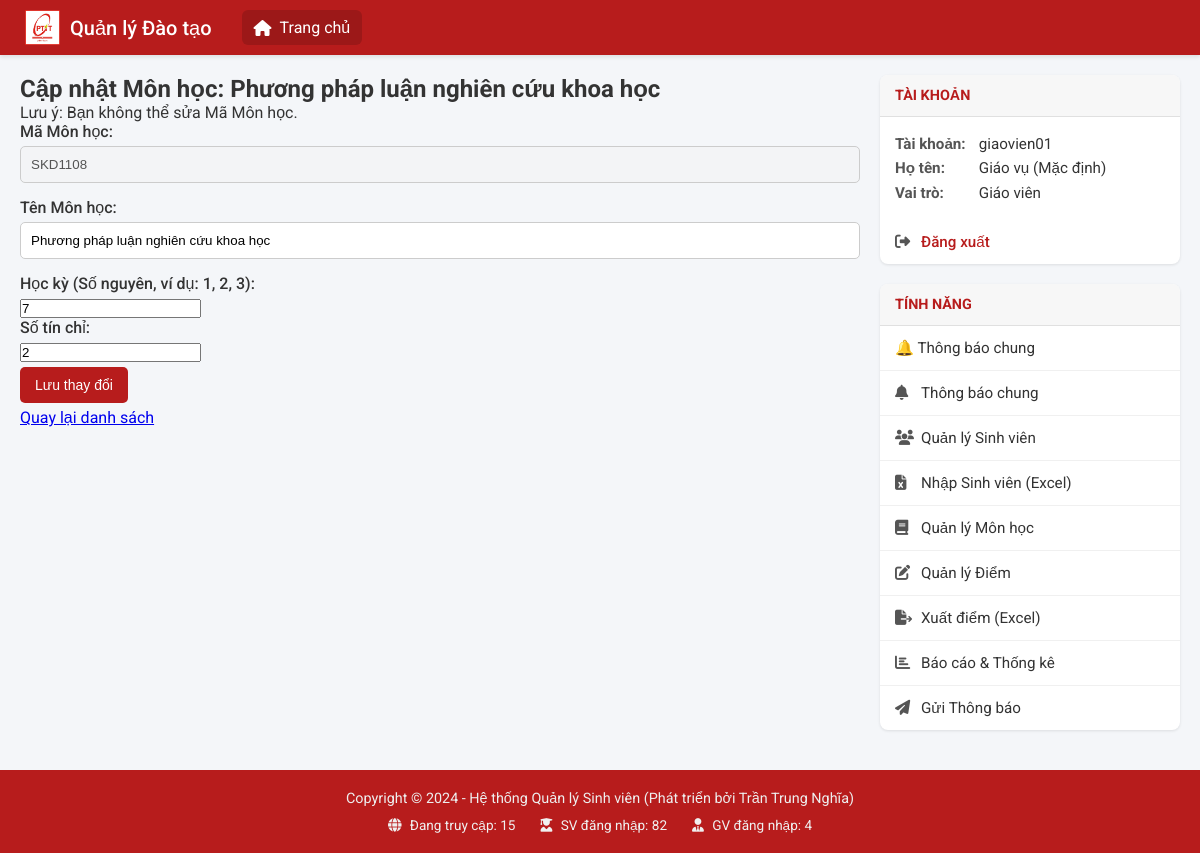
Page /admin/courses/edit/SKD1108 (signed in) on the committed database.
### api/index.py (models this page shows, shortened)
class MonHoc(db.Model):
    __tablename__ = 'mon_hoc'
    ma_mh = db.Column(db.String(50), primary_key=True)
    ten_mh = db.Column(db.String(100), nullable=False)
    so_tin_chi = db.Column(db.Integer, nullable=False)
    hoc_ky = db.Column(db.Integer, nullable=False, default=1)
    ket_qua_list = db.relationship('KetQua', backref='mon_hoc', lazy=True, cascade='all, delete-orphan', foreign_keys='KetQua.ma_mh')

class TaiKhoan(UserMixin, db.Model):
    __tablename__ = 'tai_khoan'
    username = db.Column(db.String(50), primary_key=True)
    password = db.Column(db.String(255), nullable=False)
    vai_tro = db.Column(db.Enum(VaiTroEnum), nullable=False)

class GiaoVien(db.Model):
    __tablename__ = 'giao_vien'
    ma_gv = db.Column(db.String(50), db.ForeignKey('tai_khoan.username', ondelete='CASCADE'), primary_key=True)
    ho_ten = db.Column(db.String(100), nullable=False, default='Giáo viên')
    gioi_tinh = db.Column(db.String(10), nullable=True)
    ngay_sinh = db.Column(db.Date, nullable=True)
    so_dien_thoai = db.Column(db.String(20), nullable=True)
    email = db.Column(db.String(150), unique=True, nullable=True)
    dia_chi = db.Column(db.String(255), nullable=True)
    anh_dai_dien = db.Column(db.String(255), nullable=True)
    bo_mon_khoa = db.Column(db.String(100), nullable=True)
    chuc_vu = db.Column(db.String(100), nullable=True)
    trinh_do_hoc_van = db.Column(db.String(100), nullable=True)
    linh_vuc = db.Column(db.Text, nullable=True)
    mon_hoc_phu_trach = db.Column(db.Text, nullable=True)
    so_nam_kinh_nghiem = db.Column(db.Integer, nullable=True)
    tai_khoan = db.relationship('TaiKhoan',
                                backref=db.backref('giao_vien', uselist=False, cascade='all, delete-orphan'),
                                foreign_keys=[ma_gv])

### api/index.py (the view, shortened to what this page needs)
@app.route('/admin/courses/edit/<ma_mh>', methods=['GET', 'POST'])
@login_required
@role_required(VaiTroEnum.GIAOVIEN)
def admin_edit_course(ma_mh):
    course = MonHoc.query.get_or_404(ma_mh)
    return render_template('admin_edit_course.html', course=course)

### api/index.py (called while the page is built)
@login_manager.user_loader
def load_user(user_id):
    return TaiKhoan.query.get(user_id)

def role_required(vai_tro_enum):
    def decorator(f):
        @wraps(f)
        def decorated_function(*args, **kwargs):
            if not current_user.is_authenticated:
                return redirect(url_for('login'))
            if current_user.vai_tro != vai_tro_enum:
                abort(403)
            return f(*args, **kwargs)
        return decorated_function
    return decorator

### templates/admin_edit_course.html (shortened to what this page needs)
{% extends "_layout.html" %}
{% block content %}
    <h2>Cập nhật Môn học: {{ course.ten_mh }}</h2>
    <p>Lưu ý: Bạn không thể sửa Mã Môn học. </p>
    <form method="POST" action="{{ url_for('admin_edit_course', ma_mh=course.ma_mh) }}">
        <p>
            <label>Mã Môn học:</label>
            <input type="text" name="ma_mh" value="{{ course.ma_mh }}" disabled>
        </p>
        <p>
            <label>Tên Môn học:</label>
            <input type="text" name="ten_mh" value="{{ course.ten_mh }}" required>
        </p>
        <p>
            <label>Học kỳ (Số nguyên, ví dụ: 1, 2, 3):</label>
            <input type="number" name="hoc_ky" value="{{ course.hoc_ky }}" min="1" required>
        </p>
        <p>
            <label>Số tín chỉ:</label>
            <input type="number" name="so_tin_chi" value="{{ course.so_tin_chi }}" min="1" required>
        </p>
        <p>
            <input type="submit" value="Lưu thay đổi">
        </p>
    </form>
    <a href="{{ url_for('admin_manage_courses') }}">Quay lại danh sách</a>
{% endblock %}

### templates/_layout.html (shortened to what this page needs)
<!DOCTYPE html>
<html lang="vi">
<head>
    <link rel="stylesheet" href="https://cdnjs.cloudflare.com/ajax/libs/font-awesome/6.5.1/css/all.min.css">
</head>
<body>
    <header class="app-header">
        <div class="header-logo">
            <img src="{{ url_for('static', filename='logo.png') }}" alt="Logo">
            <a href="{{ url_for('home') }}" class="header-logo-text">Quản lý Đào tạo</a>
        </div>
        <nav class="header-nav">
            <a href="{{ url_for('home') }}" class="active">
                <i class="fa-solid fa-house"></i>
                <span>Trang chủ</span>
            </a>
            </nav>
    </header>
    <div class="app-container">
        <main class="main-content">
            {% block content %}{% endblock %}
        </main>
        <aside class="sidebar-right">
    {% if current_user.is_authenticated %}
        <div class="sidebar-group">
            <h3 class="sidebar-header">Tài khoản</h3>
            <div class="sidebar-content">
                <strong>Tài khoản:</strong> {{ current_user.username }}<br>
                <strong>Họ tên:</strong>
                        {% if current_user.sinh_vien %}
                            {{ current_user.sinh_vien.ho_ten }}
                        {% elif current_user.giao_vien %}
                            {{ current_user.giao_vien.ho_ten }}
                        {% else %}
                            N/A
                        {% endif %}
                        <br>
                <strong>Vai trò:</strong> {{ 'Sinh viên' if current_user.vai_tro.value == 'SINHVIEN' else 'Giáo viên' }}
            </div>
            <nav class="sidebar-nav">
                <a href="{{ url_for('logout') }}" class="logout-link">
                    <i class="fa-solid fa-right-from-bracket"></i>
                    Đăng xuất
                </a>
            </nav>
        </div>
        <div class="sidebar-group">
            <h3 class="sidebar-header">Tính năng</h3>
            <nav class="sidebar-nav">
            {% if current_user.vai_tro.value == 'SINHVIEN' %}
                <a href="{{ url_for('student_dashboard') }}"><i class="fa-solid fa-bell"></i> Thông báo</a>
                <a href="{{ url_for('student_profile') }}"><i class="fa-solid fa-user-pen"></i> Thông tin cá nhân</a>
                <a href="#"><i class="fa-solid fa-book-open"></i> Chương trình học</a>
                <a href="{{ url_for('student_grades') }}"><i class="fa-solid fa-chart-simple"></i> Xem điểm & GPA</a>
                <a href="#"><i class="fa-solid fa-calendar-days"></i> Xem lịch học</a>
                <a href="#"><i class="fa-solid fa-file-pen"></i> Đăng ký môn học</a>
            {% elif current_user.vai_tro.value == 'GIAOVIEN' %}
<a href="{{ url_for('thong_bao_chung') }}">🔔 Thông báo chung</a>
                   <a href="{{ url_for('admin_dashboard') }}"><i class="fa-solid fa-bell"></i> Thông báo chung</a>
                    <a href="{{ url_for('admin_manage_students') }}"><i class="fa-solid fa-users"></i> Quản lý Sinh viên</a>
                    <a href="{{ url_for('admin_import_students') }}"><i class="fa-solid fa-file-excel"></i> Nhập Sinh viên (Excel)</a>
                    <a href="{{ url_for('admin_manage_courses') }}"><i class="fa-solid fa-book"></i> Quản lý Môn học</a>
                    <a href="{{ url_for('admin_manage_grades') }}"><i class="fa-solid fa-pen-to-square"></i> Quản lý Điểm</a>
                    <a href="{{ url_for('admin_export_grades') }}" class="nav-link"><i class="fa-solid fa-file-export"></i> Xuất điểm (Excel)</a>
                    <a href="{{ url_for('admin_reports_index') }}"><i class="fa-solid fa-chart-bar"></i> Báo cáo & Thống kê</a>
                    <a href="{{ url_for('admin_send_notification') }}"><i class="fa-solid fa-paper-plane"></i> Gửi Thông báo</a>
                {% endif %}
            </nav>
        </div>
    {% endif %}
</aside>
    </div>
    <footer class="app-footer">
        <p>Copyright &copy; 2024 - Hệ thống Quản lý Sinh viên (Phát triển bởi Trần Trung Nghĩa)</p>
        <div class="footer-stats">
            <span><i class="fa-solid fa-globe"></i> Đang truy cập: 15</span>
            <span><i class="fa-solid fa-user-graduate"></i> SV đăng nhập: 82</span>
            <span><i class="fa-solid fa-user-tie"></i> GV đăng nhập: 4</span>
        </div>
    </footer>
</body>
</html>

### templates/_layout.html (style rules this page uses)
.btn, input[type="submit"], .btn-export { display: inline-block; padding: 8px 15px; background-color: var(--primary-color); color: white; font-weight: bold; border: none; border-radius: 5px; cursor: pointer; text-decoration: none; font-size: 14px; text-align: center; transition: background-color 0.2s, opacity 0.2s; margin: 5px 0; }
:root { --primary-color: #b71c1c; --light-gray: #f4f6f9; --border-color: #e0e0e0; --card-shadow: 0 1px 3px rgba(0,0,0,0.1); }
* { box-sizing: border-box; margin: 0; padding: 0; }
html { height: 100%; }
body { font-family: 'Roboto', sans-serif; background-color: var(--light-gray); display: flex; flex-direction: column; min-height: 100vh; color: #333; }
.app-header { background-color: var(--primary-color); color: white; padding: 0 25px; display: flex; align-items: center; height: 55px; box-shadow: 0 2px 4px rgba(0,0,0,0.1); }
.header-logo { display: flex; align-items: center; gap: 10px; }
.header-logo img { height: 35px; }
.header-logo-text { font-size: 1.25rem; font-weight: 500; color: white; text-decoration: none; }
.header-nav { margin-left: 30px; display: flex; gap: 15px; }
.header-nav a { color: white; text-decoration: none; font-size: 1rem; display: flex; align-items: center; gap: 8px; padding: 8px 12px; border-radius: 6px; transition: background-color 0.2s; }
.header-nav a:hover, .header-nav a.active { background-color: rgba(0,0,0,0.15); }
.app-container { display: flex; flex: 1; width: 100%; max-width: 1400px; margin: 20px auto; gap: 20px; padding: 0 20px; }
.main-content { flex: 3; min-width: 0; }
.sidebar-right { flex: 1; min-width: 300px; }
.app-footer { background-color: var(--primary-color); color: #eee; padding: 20px; text-align: center; font-size: 0.9rem; margin-top: auto; }
.footer-stats { display: flex; justify-content: center; gap: 25px; margin-top: 10px; font-size: 0.85rem; color: #f0f0f0; }
.footer-stats span i { margin-right: 5px; }
.sidebar-group { background: #fff; border-radius: 8px; box-shadow: var(--card-shadow); margin-bottom: 20px; overflow: hidden; }
.sidebar-header { background-color: #f7f7f7; border-bottom: 1px solid var(--border-color); color: var(--primary-color); padding: 12px 15px; margin: 0; font-size: 0.9em; font-weight: 700; text-transform: uppercase; }
.sidebar-content { padding: 15px; font-size: 0.95rem; line-height: 1.6; }
.sidebar-content strong { display: inline-block; min-width: 80px; color: #555; }
.sidebar-nav a { display: block; text-decoration: none; color: #333; padding: 13px 15px; border-bottom: 1px solid #f0f0f0; font-size: 0.95rem; transition: background-color 0.2s; display: flex; align-items: center; gap: 10px; }
.sidebar-nav a i { color: #555; width: 16px; }
.sidebar-nav a:last-child { border-bottom: none; }
.sidebar-nav a.logout-link { color: var(--primary-color); font-weight: 500; }
form label { display: block; font-weight: 500; margin-bottom: 5px; }
form input[type="text"], form input[type="password"] { width: 100%; padding: 10px; border: 1px solid #ccc; border-radius: 5px; margin-bottom: 15px; }
form input[type="submit"] { background: var(--primary-color); color: white; border: none; padding: 10px 15px; border-radius: 5px; cursor: pointer; font-weight: 500; }

### rows in the picture
MonHoc: ten_mh "Phương pháp luận nghiên cứu khoa học", ma_mh "SKD1108", hoc_ky "7", so_tin_chi "2"
TaiKhoan: username "giaovien01", vai_tro "Giáo viên"
GiaoVien: giao_vien.ho_ten "Giáo vụ (Mặc định)"
